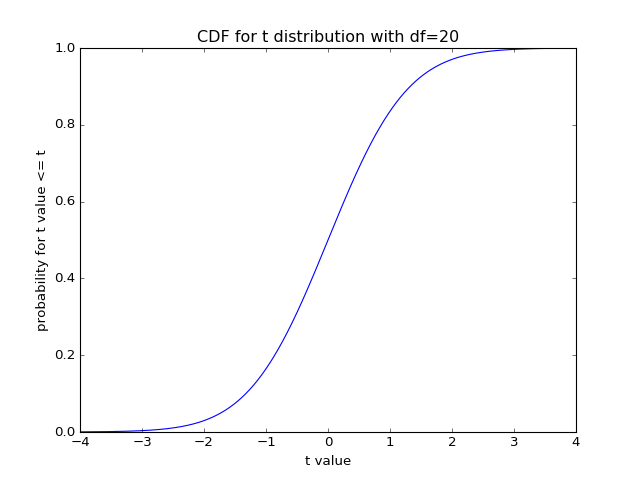

Recreate this plot in Python.
# Plot the CDF
plt.plot(t_values, t_dist.cdf(t_values))
# [...]
plt.xlabel('t value')
# <...>
plt.ylabel('probability for t value <= t')
# <...>
plt.title('CDF for t distribution with df=20')
# <...>
